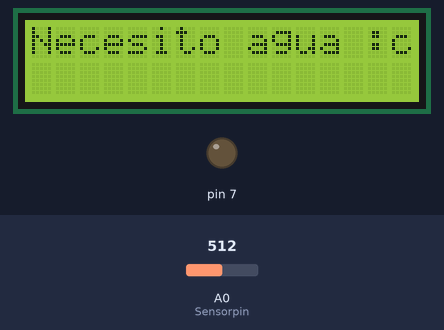
A sketch run on a simulated Arduino Uno, built with avr-gcc and run on an emulated ATmega328P. Parts: 16×2 character LCD, output pins drawn as LEDs (lit = HIGH). The inputs (shaded band) are chosen by the test bench; at power-on: A0 (Sensorpin) = 512. What the sketch prints to the serial monitor is not drawn.

Above: at 1.2 s.
1.3 s: A0 (Sensorpin) set to 478
8.6 s: A0 (Sensorpin) set to 443
At 13.7 s:
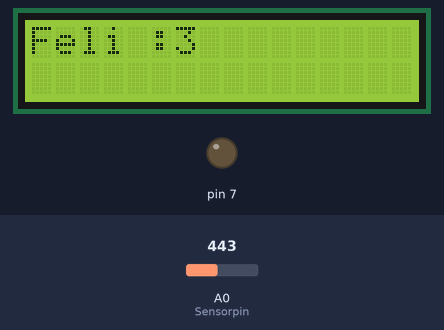
15.9 s: A0 (Sensorpin) set to 470
At 22.5 s:
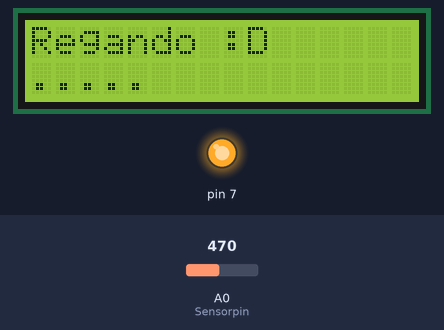
23.2 s: A0 (Sensorpin) set to 450
At 30.0 s:
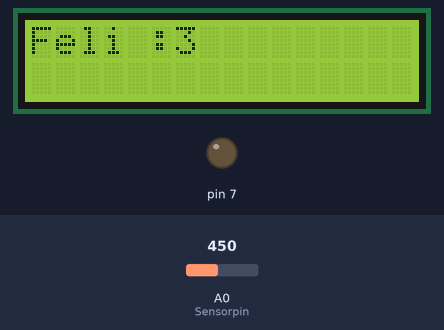
Timing chart, 0 to 31.5 s (numbered marks = the images above; inputs shaded):
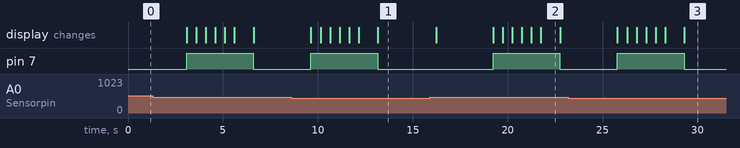

Measured:
- the behaviour switches between 460 and 459 on A0 (Sensorpin) (found by bisection; images 0 and 1)
- after the input at 8.6 s, the display: first differs from a run without the input after 4.6 s (image 1)
- after the input at 15.9 s, pin 7: LOW → HIGH after 3.3 s, → LOW 3.5 s later; the display: first changes after 0.33 s (image 2 shows a later state)
- after the input at 23.2 s, the display: first differs from a run without the input after 6.1 s (image 3)
- what the display in image 2 shows lasts 1.0 s, from 21.8 s to 22.8 s

The sketch:

Riego-automatizado.ino
```cpp
#include <LiquidCrystal_I2C.h>

LiquidCrystal_I2C lcd(0x27,16,2);

int Sensorpin = A0;

void setup() {
   lcd.init();
   lcd.backlight();
   lcd.clear();
   pinMode(7,OUTPUT);
   Serial.begin(9600);
}

void loop() {
  int humedad = analogRead(Sensorpin);
  Serial.println(humedad);

  if(humedad>=460)
  {
    digitalWrite(7,LOW);
    lcd.clear();
    lcd.setCursor(0,0);
    lcd.print("Necesito agua :c");
    lcd.setCursor(0,1);
    lcd.print("");
    delay(3000);
    digitalWrite(7,HIGH);
    lcd.clear();
    lcd.setCursor(0,0);
    lcd.print("Regando :D");
    lcd.setCursor(0,1);
    delay(500);
    lcd.print(".");
    delay(500);
    lcd.print(".");
    delay(500);
    lcd.print(".");
    delay(500);
    lcd.print(".");
    delay(500);
    lcd.print(".");
    delay(500);
  }
  else
  {
    digitalWrite(7,LOW);
    lcd.clear();
    lcd.setCursor(0,0);
    lcd.print("Feli :3");
    lcd.setCursor(0,1);
    lcd.print("");
  }
  delay(500);
}
```
